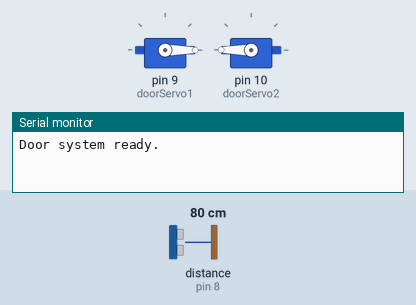
Bench run of a sketch on a simulated Arduino Uno, built with avr-gcc and run on an emulated ATmega328P. On the bench: 2 × servo, the last lines printed to the serial monitor. Wiring (inferred from the names in the program): ultrasonic range finder: trigger pin 7; echo pin 8. Inputs (shaded band) come from the test bench; at power-on: distance to the obstacle (sensor on pin 8) 80 cm. The echo pulse lasts 58.3 µs per cm.

Above: at 1.2 s.
1.3 s: distance to the obstacle (sensor on pin 8) set to 33 cm
2.8 s: distance to the obstacle (sensor on pin 8) set to 28 cm
At 4.1 s:
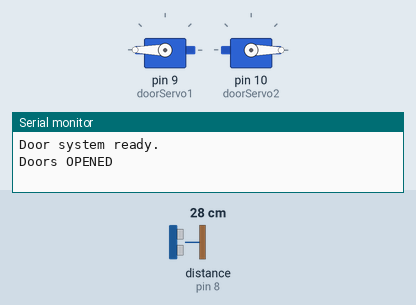
Timing chart, 0 to 5.8 s (numbered marks = the images above; inputs shaded):
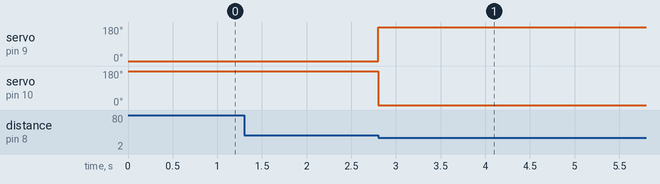

The sketch:

sliding_door.ino
```cpp
#include <Servo.h>

Servo doorServo1;
Servo doorServo2;

// HC-SR04 pins
const int trigPin = 7;
const int echoPin = 8;

// 1 foot in cm
const float detectionThreshold = 30.48;

bool doorsOpen = false;
unsigned long doorOpenedAt = 0;
const unsigned long doorOpenDuration = 10000; // 10 seconds

void setup() {
  Serial.begin(9600);

  doorServo1.attach(9);
  doorServo2.attach(10);

  // Start with doors closed
  doorServo1.write(0);
  doorServo2.write(180); // Mirrored for opposite side of door

  pinMode(trigPin, OUTPUT);
  pinMode(echoPin, INPUT);

  Serial.println("Door system ready.");
}

float getDistance() {
  digitalWrite(trigPin, LOW);
  delayMicroseconds(2);
  digitalWrite(trigPin, HIGH);
  delayMicroseconds(10);
  digitalWrite(trigPin, LOW);

  long duration = pulseIn(echoPin, HIGH, 30000); // 30ms timeout
  if (duration == 0) return -1;
  return (duration * 0.0343) / 2;
}

void openDoors() {
  doorServo1.write(180);
  doorServo2.write(0); // Mirrored open position
  doorsOpen = true;
  doorOpenedAt = millis();
  Serial.println("Doors OPENED");
}

void closeDoors() {
  doorServo1.write(0);
  doorServo2.write(180); // Mirrored closed position
  doorsOpen = false;
  Serial.println("Doors CLOSED");
}

void loop() {
  float distance = getDistance();

  // If something is within 1 foot and doors are closed, open them
  if (distance > 0 && distance < detectionThreshold && !doorsOpen) {
    openDoors();
  }

  // If doors are open and 10 seconds have passed, close them
  if (doorsOpen && (millis() - doorOpenedAt >= doorOpenDuration)) {
    closeDoors();
  }

  delay(100);
}
```

Measured:
- the behaviour switches between 31 and 30 cm on distance to the obstacle (sensor on pin 8) (found by bisection; images 0 and 1)
- after the input at 1.3 s, every drawn part: stays the same
- after the input at 2.8 s, servo on pin 9 (doorServo1): 0° → 180° at once; servo on pin 10 (doorServo2): 180° → 0° at once
